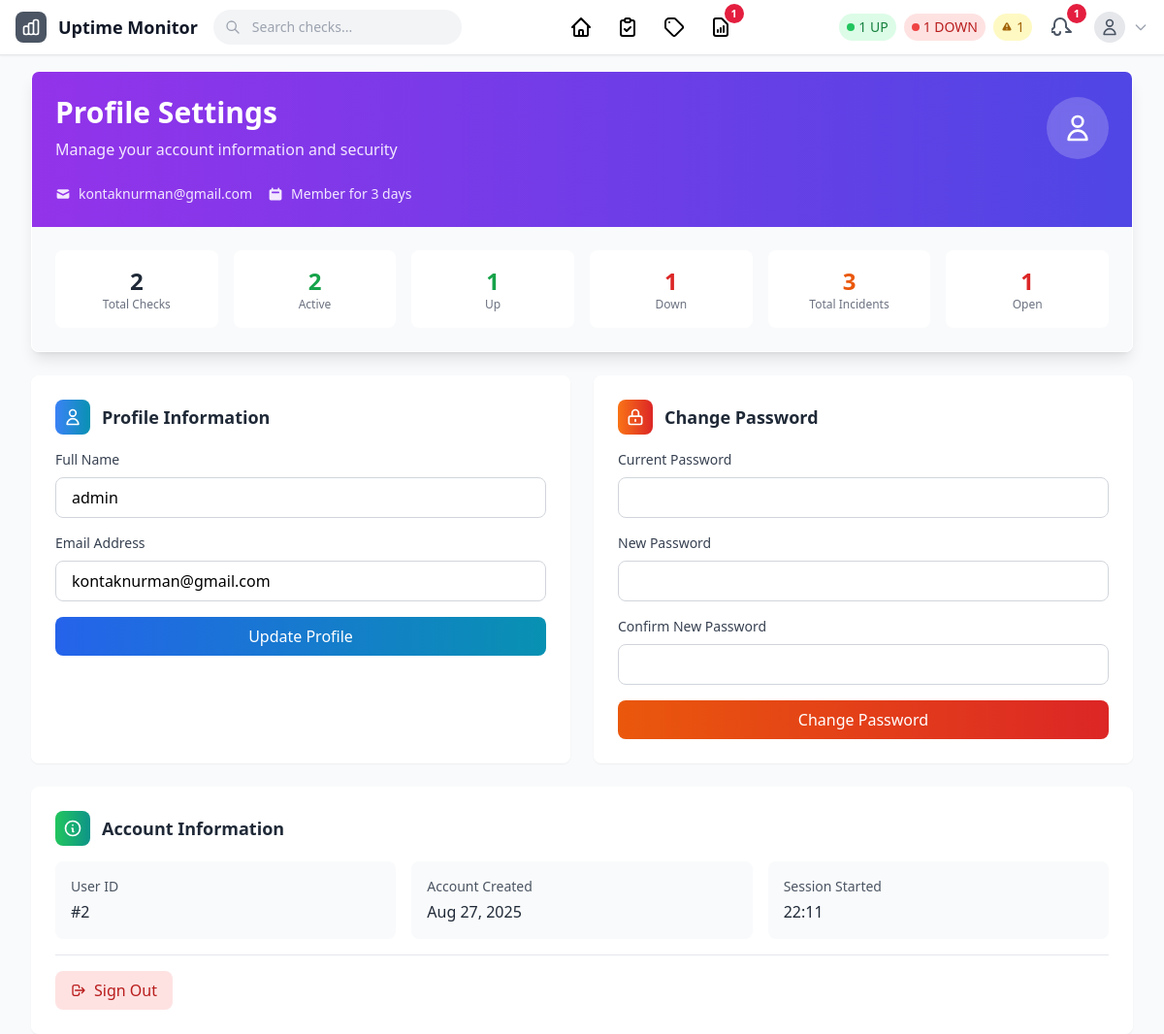
The app's page /profile.php (signed in) with its own data.
### tables this page shows
CREATE TABLE `users` (
  `id` int(11) NOT NULL,
  `email` varchar(255) NOT NULL,
  `name` varchar(100) DEFAULT NULL,
  `password_hash` varchar(255) NOT NULL,
  `created_at` timestamp NOT NULL DEFAULT current_timestamp()
);

### lib/Database.php (called while the page is built, shortened)
<?php
class Database {
    private $pdo;
    private $config;
    private function __construct($config) {
        $this->config = $config['database'];
    }
    private function connect(): void {
        $dsn = sprintf(
            'mysql:host=%s;dbname=%s;charset=%s',
            $this->config['host'],
            $this->config['name'],
            $this->config['charset']
        );
        $options = [
            PDO::ATTR_ERRMODE => PDO::ERRMODE_EXCEPTION,
            PDO::ATTR_DEFAULT_FETCH_MODE => PDO::FETCH_ASSOC,
            PDO::ATTR_EMULATE_PREPARES => false,
            PDO::MYSQL_ATTR_INIT_COMMAND => 'SET NAMES utf8mb4'
        ];
        try {
            $this->pdo = new PDO($dsn, $this->config['user'], $this->config['pass'], $options);
            $phpTimezone = date_default_timezone_get();
            $mysqlTimezone = $this->convertPhpTimezoneToMysql($phpTimezone);
            $this->pdo->exec("SET time_zone = '{$mysqlTimezone}'");
        } catch (PDOException $e) {
            error_log('Database connection failed: ' . $e->getMessage());
            throw new Exception('Database connection failed');
        }
    }
    private function convertPhpTimezoneToMysql(string $phpTimezone): string {
        try {
            $datetime = new DateTime('now', new DateTimeZone($phpTimezone));
            $offset = $datetime->format('P');
            return $offset;
        } catch (Exception $e) {
            error_log("Timezone conversion failed for {$phpTimezone}, using UTC");
            return '+00:00';
        }
    }
    public function query(string $sql, array $params = []): PDOStatement {
        try {
            $stmt = $this->pdo->prepare($sql);
            $stmt->execute($params);
            return $stmt;
        } catch (PDOException $e) {
            $errorMsg = 'Query failed: ' . $e->getMessage() . ' | SQL: ' . $sql . ' | Params: ' . json_encode($params);
            error_log($errorMsg);
            if (strpos($e->getMessage(), "doesn't exist") !== false) {
                throw new Exception('Database table does not exist. Please run the database setup.');
            } elseif (strpos($e->getMessage(), 'Unknown column') !== false) {
                throw new Exception('Database schema is outdated. Please update your database structure.');
            } else {
                throw new Exception('Database query failed: ' . $e->getMessage());
            }
        }
    }
    public function fetchOne(string $sql, array $params = []): ?array {
        $result = $this->query($sql, $params)->fetch();
        return $result ?: null;
    }
    public function fetchColumn(string $sql, array $params = []) {
        return $this->query($sql, $params)->fetchColumn();
    }
}

### profile.php (the view, shortened to what this page needs)
<?php
require_once 'bootstrap.php';
$userId = $_SESSION['user_id'];
$currentUser = $db->fetchOne(
    "SELECT id, email, name, created_at FROM users WHERE id = ?",
    [$userId]
);
$userStats = [];
try {
    $userStats = [
        'total_checks' => $db->fetchColumn("SELECT COUNT(*) FROM checks") ?: 0,
        'active_checks' => $db->fetchColumn("SELECT COUNT(*) FROM checks WHERE enabled = 1") ?: 0,
        'checks_up' => $db->fetchColumn("SELECT COUNT(*) FROM checks WHERE enabled = 1 AND last_state = 'UP'") ?: 0,
        'checks_down' => $db->fetchColumn("SELECT COUNT(*) FROM checks WHERE enabled = 1 AND last_state = 'DOWN'") ?: 0,
        'total_incidents' => $db->fetchColumn("SELECT COUNT(*) FROM incidents") ?: 0,
        'open_incidents' => $db->fetchColumn("SELECT COUNT(*) FROM incidents WHERE status = 'OPEN'") ?: 0
    ];
} catch (Exception $e) {
    error_log("Error fetching user stats: " . $e->getMessage());
}
$accountAge = '';
if ($currentUser['created_at']) {
    $created = new DateTime($currentUser['created_at']);
    $now = new DateTime();
    $diff = $created->diff($now);
    if ($diff->y > 0) {
        $accountAge = $diff->y . ' year' . ($diff->y > 1 ? 's' : '');
    } elseif ($diff->m > 0) {
        $accountAge = $diff->m . ' month' . ($diff->m > 1 ? 's' : '');
    } else {
        $accountAge = $diff->d . ' day' . ($diff->d > 1 ? 's' : '');
    }
}
?>
<div class="space-y-6">
    <div class="glass rounded-lg shadow-lg overflow-hidden">
        <div class="bg-gradient-to-r from-purple-600 to-indigo-600 p-6">
            <div class="flex items-center justify-between">
                <div>
                    <h1 class="text-3xl font-bold text-white">Profile Settings</h1>
                    <p class="text-purple-100 mt-2">Manage your account information and security</p>
                </div>
                <div class="bg-white/20 backdrop-blur rounded-full p-4">
                    <svg class="w-8 h-8 text-white" fill="none" stroke="currentColor" viewBox="0 0 24 24">
                        <path stroke-linecap="round" stroke-linejoin="round" stroke-width="2" d="M16 7a4 4 0 11-8 0 4 4 0 018 0zM12 14a7 7 0 00-7 7h14a7 7 0 00-7-7z"></path>
                    </svg>
                </div>
            </div>
            <div class="mt-6 flex flex-wrap gap-4 text-sm text-purple-100">
                <span class="flex items-center">
                    <svg class="w-4 h-4 mr-2" fill="currentColor" viewBox="0 0 20 20">
                        <path d="M2.003 5.884L10 9.882l7.997-3.998A2 2 0 0016 4H4a2 2 0 00-1.997 1.884z"></path>
                        <path d="M18 8.118l-8 4-8-4V14a2 2 0 002 2h12a2 2 0 002-2V8.118z"></path>
                    </svg>
                    <?php echo htmlspecialchars($currentUser['email']); ?>
                </span>
                <span class="flex items-center">
                    <svg class="w-4 h-4 mr-2" fill="currentColor" viewBox="0 0 20 20">
                        <path fill-rule="evenodd" d="M6 2a1 1 0 00-1 1v1H4a2 2 0 00-2 2v10a2 2 0 002 2h12a2 2 0 002-2V6a2 2 0 00-2-2h-1V3a1 1 0 10-2 0v1H7V3a1 1 0 00-1-1zm0 5a1 1 0 000 2h8a1 1 0 100-2H6z" clip-rule="evenodd"></path>
                    </svg>
                    Member for <?php echo $accountAge; ?>
                </span>
            </div>
        </div>
        <div class="p-6 bg-gray-50">
            <div class="grid grid-cols-2 md:grid-cols-3 lg:grid-cols-6 gap-4">
                <div class="stat-card bg-white rounded-lg p-4 text-center">
                    <div class="text-2xl font-bold text-gray-800"><?php echo $userStats['total_checks']; ?></div>
                    <div class="text-xs text-gray-500">Total Checks</div>
                </div>
                <div class="stat-card bg-white rounded-lg p-4 text-center">
                    <div class="text-2xl font-bold text-green-600"><?php echo $userStats['active_checks']; ?></div>
                    <div class="text-xs text-gray-500">Active</div>
                </div>
                <div class="stat-card bg-white rounded-lg p-4 text-center">
                    <div class="text-2xl font-bold text-green-600"><?php echo $userStats['checks_up']; ?></div>
                    <div class="text-xs text-gray-500">Up</div>
                </div>
                <div class="stat-card bg-white rounded-lg p-4 text-center">
                    <div class="text-2xl font-bold text-red-600"><?php echo $userStats['checks_down']; ?></div>
                    <div class="text-xs text-gray-500">Down</div>
                </div>
                <div class="stat-card bg-white rounded-lg p-4 text-center">
                    <div class="text-2xl font-bold text-orange-600"><?php echo $userStats['total_incidents']; ?></div>
                    <div class="text-xs text-gray-500">Total Incidents</div>
                </div>
                <div class="stat-card bg-white rounded-lg p-4 text-center">
                    <div class="text-2xl font-bold text-red-600"><?php echo $userStats['open_incidents']; ?></div>
                    <div class="text-xs text-gray-500">Open</div>
                </div>
            </div>
        </div>
    </div>
    <div class="grid grid-cols-1 lg:grid-cols-2 gap-6">
        <div class="glass rounded-lg shadow-sm p-6">
            <div class="flex items-center mb-4">
                <div class="bg-gradient-to-r from-blue-500 to-cyan-600 rounded-lg p-2 mr-3">
                    <svg class="w-5 h-5 text-white" fill="none" stroke="currentColor" viewBox="0 0 24 24">
                        <path stroke-linecap="round" stroke-linejoin="round" stroke-width="2" d="M16 7a4 4 0 11-8 0 4 4 0 018 0zM12 14a7 7 0 00-7 7h14a7 7 0 00-7-7z"></path>
                    </svg>
                </div>
                <h2 class="text-lg font-semibold text-gray-800">Profile Information</h2>
            </div>
            <form method="POST" action="">
                <div class="mb-4">
                    <label for="name" class="block text-sm font-medium text-gray-700 mb-2">Full Name</label>
                    <input type="text" id="name" name="name" required maxlength="100"
                           value="<?php echo htmlspecialchars($currentUser['name'] ?? ''); ?>"
                           class="w-full px-4 py-2 border border-gray-300 rounded-lg focus:outline-none focus:ring-2 focus:ring-blue-500 focus:border-transparent">
                </div>
                <div class="mb-4">
                    <label for="email" class="block text-sm font-medium text-gray-700 mb-2">Email Address</label>
                    <input type="email" id="email" name="email" required maxlength="255"
                           value="<?php echo htmlspecialchars($currentUser['email']); ?>"
                           class="w-full px-4 py-2 border border-gray-300 rounded-lg focus:outline-none focus:ring-2 focus:ring-blue-500 focus:border-transparent">
                </div>
                <button type="submit"
                        class="w-full px-4 py-2 bg-gradient-to-r from-blue-600 to-cyan-600 text-white rounded-lg hover:from-blue-700 hover:to-cyan-700 focus:outline-none focus:ring-2 focus:ring-blue-500 transition duration-200">
                    Update Profile
                </button>
            </form>
        </div>
        <div class="glass rounded-lg shadow-sm p-6">
            <div class="flex items-center mb-4">
                <div class="bg-gradient-to-r from-orange-500 to-red-600 rounded-lg p-2 mr-3">
                    <svg class="w-5 h-5 text-white" fill="none" stroke="currentColor" viewBox="0 0 24 24">
                        <path stroke-linecap="round" stroke-linejoin="round" stroke-width="2" d="M12 15v2m-6 4h12a2 2 0 002-2v-6a2 2 0 00-2-2H6a2 2 0 00-2 2v6a2 2 0 002 2zm10-10V7a4 4 0 00-8 0v4h8z"></path>
                    </svg>
                </div>
                <h2 class="text-lg font-semibold text-gray-800">Change Password</h2>
            </div>
            <form method="POST" action="">
                <div class="mb-4">
                    <label for="current_password" class="block text-sm font-medium text-gray-700 mb-2">Current Password</label>
                    <input type="password" id="current_password" name="current_password" required
                           class="w-full px-4 py-2 border border-gray-300 rounded-lg focus:outline-none focus:ring-2 focus:ring-orange-500 focus:border-transparent">
                </div>
                <div class="mb-4">
                    <label for="new_password" class="block text-sm font-medium text-gray-700 mb-2">New Password</label>
                    <input type="password" id="new_password" name="new_password" required minlength="6"
                           class="w-full px-4 py-2 border border-gray-300 rounded-lg focus:outline-none focus:ring-2 focus:ring-orange-500 focus:border-transparent">
                </div>
                <div class="mb-4">
                    <label for="confirm_password" class="block text-sm font-medium text-gray-700 mb-2">Confirm New Password</label>
                    <input type="password" id="confirm_password" name="confirm_password" required
                           class="w-full px-4 py-2 border border-gray-300 rounded-lg focus:outline-none focus:ring-2 focus:ring-orange-500 focus:border-transparent">
                </div>
                <button type="submit"
                        class="w-full px-4 py-2 bg-gradient-to-r from-orange-600 to-red-600 text-white rounded-lg hover:from-orange-700 hover:to-red-700 focus:outline-none focus:ring-2 focus:ring-red-500 transition duration-200">
                    Change Password
                </button>
            </form>
        </div>
    </div>
    <div class="glass rounded-lg shadow-sm p-6">
        <div class="flex items-center mb-4">
            <div class="bg-gradient-to-r from-green-500 to-teal-600 rounded-lg p-2 mr-3">
                <svg class="w-5 h-5 text-white" fill="none" stroke="currentColor" viewBox="0 0 24 24">
                    <path stroke-linecap="round" stroke-linejoin="round" stroke-width="2" d="M13 16h-1v-4h-1m1-4h.01M21 12a9 9 0 11-18 0 9 9 0 0118 0z"></path>
                </svg>
            </div>
            <h3 class="text-lg font-semibold text-gray-800">Account Information</h3>
        </div>
        <div class="grid md:grid-cols-3 gap-4">
            <div class="bg-gray-50 rounded-lg p-4">
                <p class="text-sm text-gray-600 mb-1">User ID</p>
                <p class="font-medium text-gray-800">#<?php echo htmlspecialchars($userId); ?></p>
            </div>
            <div class="bg-gray-50 rounded-lg p-4">
                <p class="text-sm text-gray-600 mb-1">Account Created</p>
                <p class="font-medium text-gray-800"><?php echo date('M d, Y', strtotime($currentUser['created_at'])); ?></p>
            </div>
            <div class="bg-gray-50 rounded-lg p-4">
                <p class="text-sm text-gray-600 mb-1">Session Started</p>
                <p class="font-medium text-gray-800"><?php echo date('H:i', $_SESSION['login_time']); ?></p>
            </div>
        </div>
        <div class="mt-4 pt-4 border-t border-gray-200">
            <a href="/logout.php"
               class="inline-flex items-center px-4 py-2 bg-red-100 text-red-700 rounded-lg hover:bg-red-200 transition duration-200">
                <svg class="w-4 h-4 mr-2" fill="none" stroke="currentColor" viewBox="0 0 24 24">
                    <path stroke-linecap="round" stroke-linejoin="round" stroke-width="2" d="M17 16l4-4m0 0l-4-4m4 4H7m6 4v1a3 3 0 01-3 3H6a3 3 0 01-3-3V7a3 3 0 013-3h4a3 3 0 013 3v1"></path>
                </svg>
                Sign Out
            </a>
        </div>
    </div>
</div>

### profile.php (style rules this page uses)
.glass { background: rgba(255, 255, 255, 0.95); backdrop-filter: blur(10px); border: 1px solid rgba(255, 255, 255, 0.18); }
.stat-card { transition: all 0.3s ease; }

### records on screen
users: email "kontaknurman@gmail.com", created_at "3 days", name "admin", created_at "Aug 27, 2025"

### other values on screen
$stats['checks_up'] "1"
$stats['checks_down'] "1"
$stats['open_incidents'] "1"
$userStats['total_checks'] "2"
$userStats['active_checks'] "2"
$userStats['checks_up'] "1"
$userStats['checks_down'] "1"
$userStats['total_incidents'] "3"
$userStats['open_incidents'] "1"
$userId "2"
date('H:i', $_SESSION['login_time']) "22:11"
